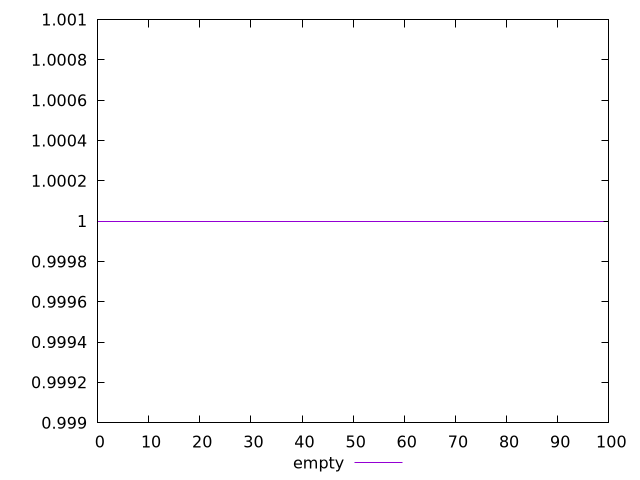

The script that saved this image:
$_empty <<EOF
1
1
1
1
1
1
1
1
1
1
1
1
1
1
1
1
1
1
1
1
1
1
1
1
1
1
1
1
1
1
1
1
1
1
1
1
1
1
1
1
1
1
1
1
1
1
1
1
1
1
1
1
1
1
1
1
1
1
1
1
1
1
1
1
1
1
1
1
1
1
1
1
1
1
1
1
1
1
1
1
1
1
1
1
1
1
1
1
1
1
1
1
1
1
1
1
1
1
1
1
EOF
set key outside below
set terminal pngcairo
set output "report_00005_2020-11-02T22-26-11.212Z/uses-webp-images/empty//score.png"
set yrange [0.999:1.001]
plot $_empty title "empty" with line ,
